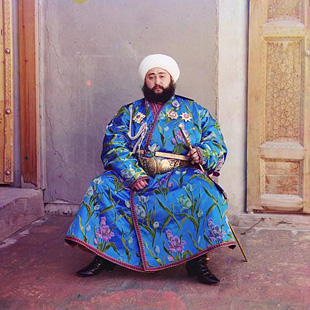
#> input picture prokudin.jpg, 310 x 310 px
$ python Histogram.py
#> lines starting #> are read from the running program, lines starting #| are printed output that depends on the picture
import cv2
import numpy as np
import matplotlib.pyplot as plt

# Görüntüyü yükle (grayscale)
img = cv2.imread("prokudin.jpg", cv2.IMREAD_GRAYSCALE)
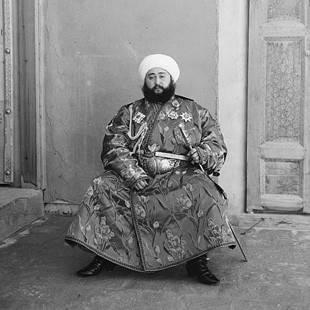
#> img: shape (310, 310); min 0, max 255, mean 131.3

# Görüntü ve histogramı göster
plt.figure(figsize=(12, 4))

plt.subplot(1, 2, 1)
plt.title("Orijinal Görüntü")
plt.axis("off")
plt.imshow(img, cmap='gray')

plt.subplot(1, 2, 2)
plt.title("Histogram")
plt.hist(img.ravel(), bins=256, range=[0,256], color='gray')
plt.xlabel("Piksel Değeri")
plt.ylabel("Frekans")

plt.tight_layout()
plt.show()
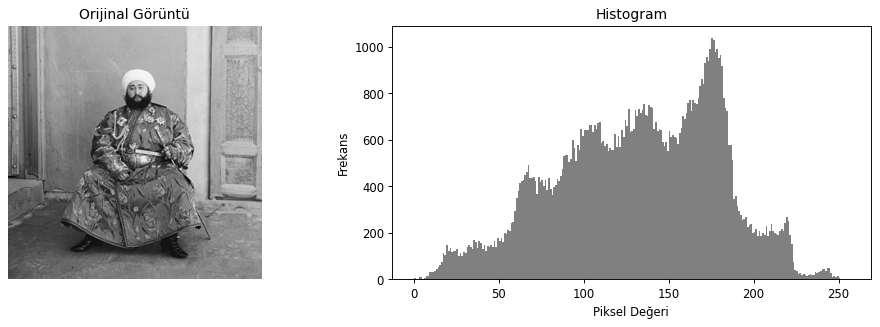
#> figure drawn by matplotlib, 2 panels; panel 2: tallest bar 1038 high, from x = 175 to 176


# Parlaklık artır
bright = cv2.add(img, 50)
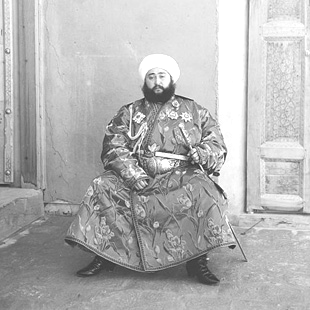
#> bright: shape (310, 310); min 50, max 255, mean 180.7

# Kontrast artır (örnek olarak multiply yöntemiyle)
contrast = cv2.convertScaleAbs(img, alpha=1.5, beta=0)
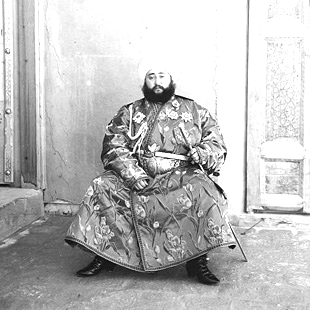
#> contrast: shape (310, 310); min 0, max 255, mean 190

# Hepsini karşılaştıralım
fig, axs = plt.subplots(3, 2, figsize=(10, 8))

axs[0, 0].imshow(img, cmap='gray')
axs[0, 0].set_title("Orijinal")
axs[0, 1].hist(img.ravel(), bins=256, range=[0,256])

axs[1, 0].imshow(bright, cmap='gray')
axs[1, 0].set_title("Parlaklık Artırılmış")
axs[1, 1].hist(bright.ravel(), bins=256, range=[0,256])

axs[2, 0].imshow(contrast, cmap='gray')
axs[2, 0].set_title("Kontrast Artırılmış")
axs[2, 1].hist(contrast.ravel(), bins=256, range=[0,256])

for ax in axs.flat:
    ax.axis("off") if ax in axs[:, 0] else None

plt.tight_layout()
plt.show()
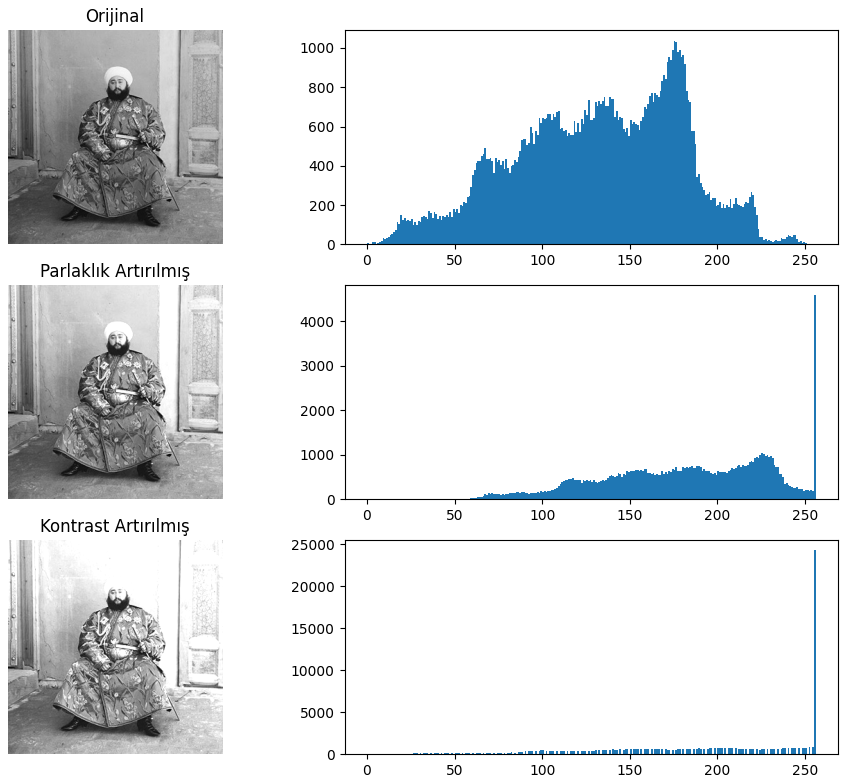
#> figure drawn by matplotlib, 6 panels; panel 2: tallest bar 1038 high, from x = 175 to 176; panel 4: tallest bar 4579 high, from x = 255 to 256; panel 6: tallest bar 24271 high, from x = 255 to 256

#Nedir Histogram Equalization?
#Görüntüdeki parlaklık değerlerini (intensity) daha eşit dağıtarak kontrastı artırır.

#Özellikle düşük kontrastlı, gri ve sisli görüntülerde kullanılır.

#Amaç: histogramı olabildiğince düzgün (uniform) hale getirmek.

# Histogram eşitleme
equalized = cv2.equalizeHist(img)
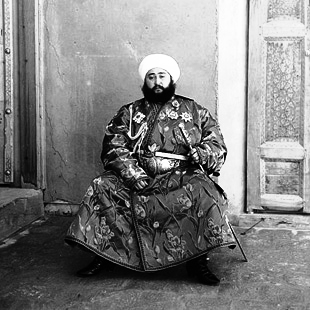
#> equalized: shape (310, 310); min 0, max 255, mean 128.3

# Görselleri ve histogramları karşılaştıralım
fig, axs = plt.subplots(2, 2, figsize=(10, 6))

# Orijinal görüntü
axs[0, 0].imshow(img, cmap='gray')
axs[0, 0].set_title("Orijinal Görüntü")
axs[0, 0].axis("off")
axs[1, 0].hist(img.ravel(), bins=256, range=[0, 256], color='gray')
axs[1, 0].set_title("Orijinal Histogram")

# Eşitlenmiş görüntü
axs[0, 1].imshow(equalized, cmap='gray')
axs[0, 1].set_title("Histogram Eşitleme Sonucu")
axs[0, 1].axis("off")
axs[1, 1].hist(equalized.ravel(), bins=256, range=[0, 256], color='gray')
axs[1, 1].set_title("Eşitlenmiş Histogram")

plt.tight_layout()
plt.show()
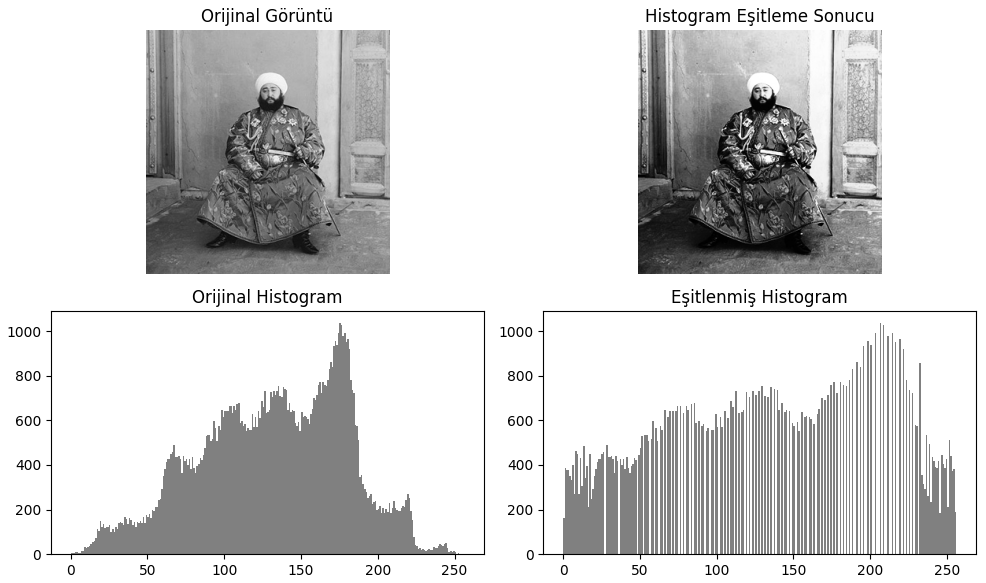
#> figure drawn by matplotlib, 4 panels; panel 3: tallest bar 1038 high, from x = 175 to 176; panel 4: tallest bar 1038 high, from x = 206 to 207
